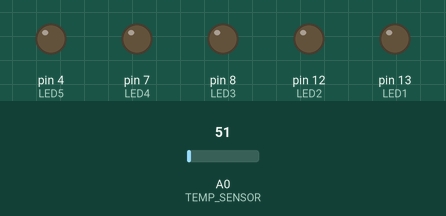
Bench run of a sketch on a simulated Arduino Uno, built with avr-gcc and run on an emulated ATmega328P. On the bench: output pins drawn as LEDs (lit = HIGH). The inputs (shaded band) are chosen by the test bench; at power-on: A0 (TEMP_SENSOR) = 51.

Above: at 1.2 s.
1.3 s: A0 (TEMP_SENSOR) set to 94
2.8 s: A0 (TEMP_SENSOR) set to 110
At 3.4 s:
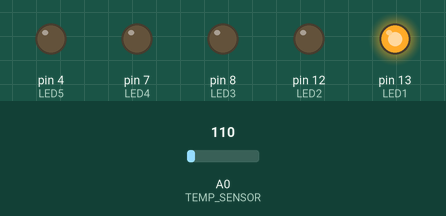
4.3 s: A0 (TEMP_SENSOR) set to 163
At 5.5 s:
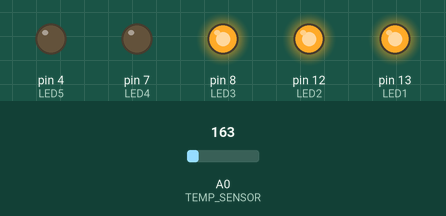
5.8 s: A0 (TEMP_SENSOR) set to 138
At 6.9 s:
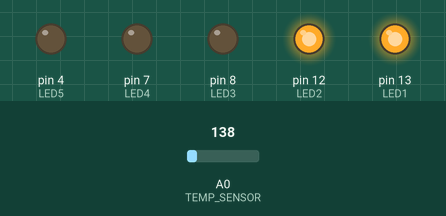
7.3 s: A0 (TEMP_SENSOR) set to 112
At 8.0 s:
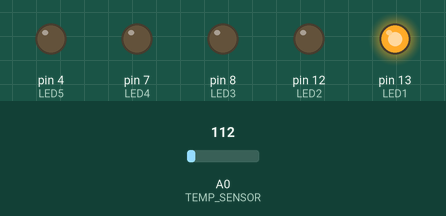
Timing chart, 0 to 9.8 s (numbered marks = the images above; inputs shaded):
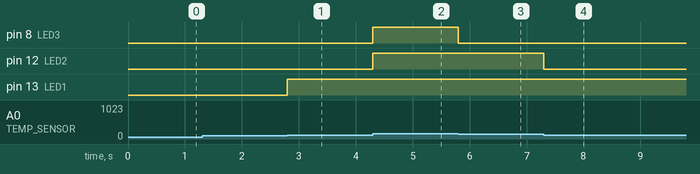

The sketch:

E1Code.ino
```cpp
// (C) __Alexander Helsing, Joey Karlsson, Johan Sandgren, group: 16 (2024)
// Work package 3
// Exercise 6
// Submission code: 853056 (provided by your TA-s)
//this program will copy a string to another location, from input and from a file redirect

#define LED1 13
#define LED2 12
#define LED3 8
#define LED4 7
#define LED5 4
#define TEMP_SENSOR A0

int temperature;

void setup()
{

  pinMode(LED1, OUTPUT);
  pinMode(LED2, OUTPUT);
  pinMode(LED3, OUTPUT);
  pinMode(LED4, OUTPUT);
  pinMode(LED5, OUTPUT);

  cli();//stop interrupts

  //set timer1 interrupt at 1kHz
  TCCR1A = 0;// set entire TCCR1A register to 0
  TCCR1B = 0;// same for TCCR1B
  TCNT1  = 0;//initialize counter value to 0;
  // set timer count for 1khz increments
  OCR1A = 1999;// = (16*10^6) / (1000*8) - 1
  // turn on CTC mode
  TCCR1B |= (1 << WGM12);
  // Set CS11 bit for 8 prescaler
  TCCR1B |= (1 << CS11);
  // enable timer compare interrupt
  TIMSK1 |= (1 << OCIE1A);

  sei();//allow interrupts
  //END TIMER SETUP

  Serial.begin(9600);
}

ISR(TIMER1_COMPA_vect){//Interrupt at freq of 1kHz
  // Read temperature and save in temperature variable
  temperature = map(((analogRead(TEMP_SENSOR) - 20) * 3.04), 0, 1023, -40, 125);
  // Check temperature and light up LEDs accordingly
  if(temperature >= 0 && temperature <= 10){
    digitalWrite(LED1, HIGH);
    digitalWrite(LED2, LOW);
    digitalWrite(LED3, LOW);
    digitalWrite(LED4, LOW);
    digitalWrite(LED5, LOW);
    }
  else if(temperature > 10 && temperature <= 20){
    digitalWrite(LED1, HIGH);
    digitalWrite(LED2, HIGH);
    digitalWrite(LED3, LOW);
    digitalWrite(LED4, LOW);
    digitalWrite(LED5, LOW);
	}
  else if(temperature > 20 && temperature <= 30){
    digitalWrite(LED1, HIGH);
    digitalWrite(LED2, HIGH);
    digitalWrite(LED3, HIGH);
    digitalWrite(LED4, LOW);
    digitalWrite(LED5, LOW);
	}
    else if(temperature > 30 && temperature <= 40){
    digitalWrite(LED1, HIGH);
    digitalWrite(LED2, HIGH);
    digitalWrite(LED3, HIGH);
    digitalWrite(LED4, HIGH);
    digitalWrite(LED5, LOW);
	}
    else if(temperature > 40){
    digitalWrite(LED1, HIGH);
    digitalWrite(LED2, HIGH);
    digitalWrite(LED3, HIGH);
    digitalWrite(LED4, HIGH);
    digitalWrite(LED5, HIGH);
    }
  else{
    digitalWrite(LED1, LOW);
    digitalWrite(LED2, LOW);
    digitalWrite(LED3, LOW);
    digitalWrite(LED4, LOW);
    digitalWrite(LED5, LOW);
	}
}


  void loop()
  {

  }
 
```

Measured:
- the behaviour switches between 101 and 102 on A0 (TEMP_SENSOR) (found by bisection; images 0 and 1)
- the behaviour switches between 145 and 144 on A0 (TEMP_SENSOR) (found by bisection; images 2 and 3)
- after the input at 1.3 s, every drawn part: stays the same
- after the input at 2.8 s, pin 13 (LED1): LOW → HIGH at once
- after the input at 4.3 s, pin 8 (LED3), pin 12 (LED2): LOW → HIGH at once
- after the input at 5.8 s, pin 8 (LED3): HIGH → LOW at once
- after the input at 7.3 s, pin 12 (LED2): HIGH → LOW at once
